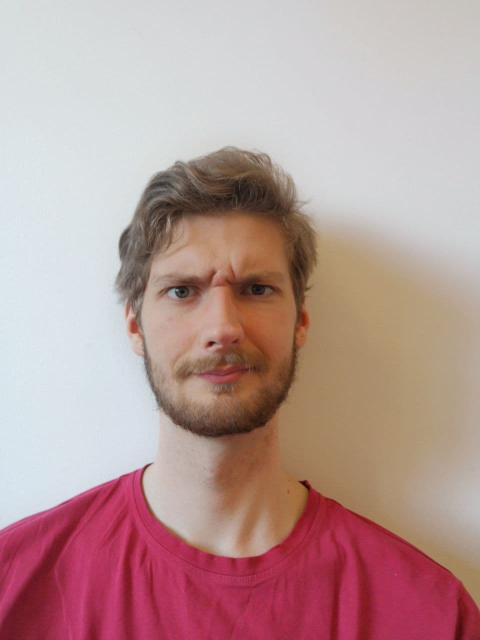
%> input picture Matriisimatikka/Viikko6/naama.jpg, 960 x 1280 px (shown at 1/2 size)
$ octave T6.m   (GNU Octave 9; MATLAB toolbox functions it lacks are replaced by stand-ins)
%> lines starting %> are read from the running program, lines starting %| are printed output that depends on the picture
% Konsta Keski-Mattinen .4.2021

clear
close all

image = imresize(imread('naama.jpg'), 0.80);
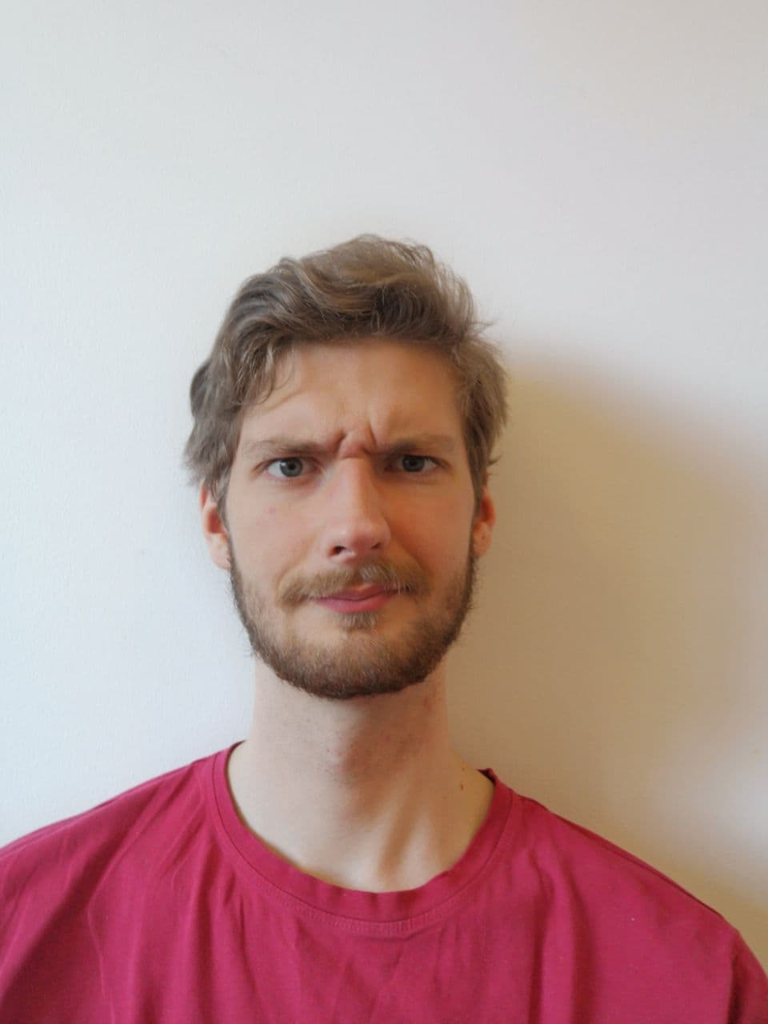
%> image: size 1024x768x3 uint8; mean R, G, B 184.7, 153.9, 151.7
figure('name', 'vakio');
imshow(image);
image_gs= rgb2gray(image);
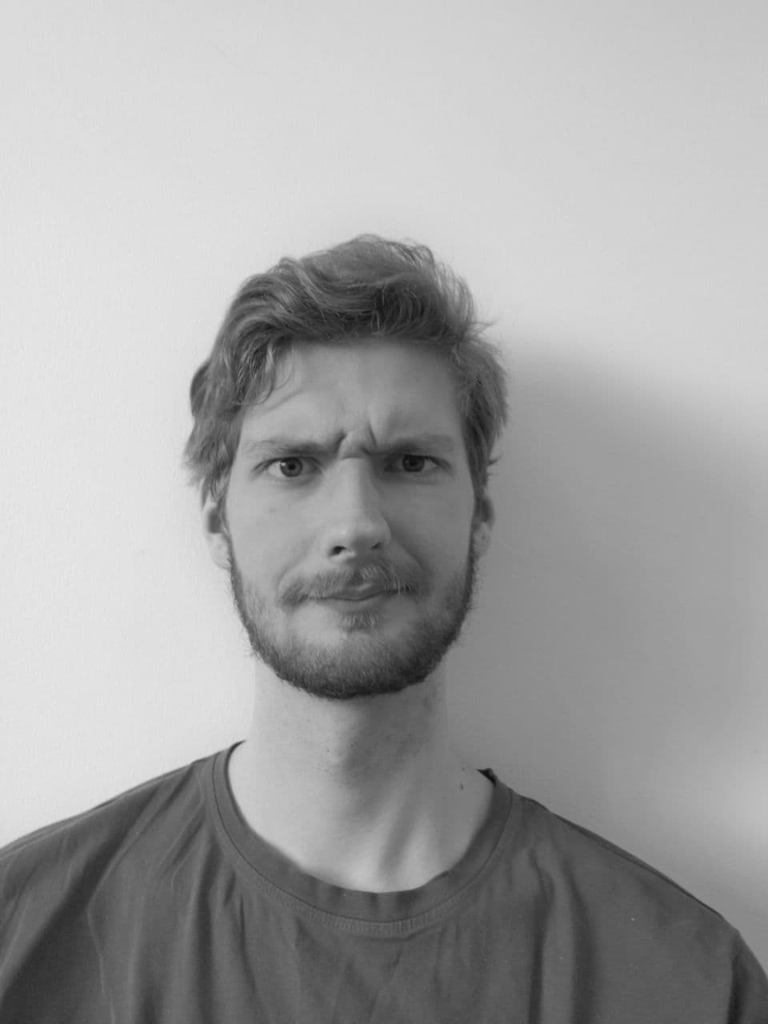
%> image_gs: size 1024x768 uint8; min 12, max 234, mean 162.8
image_cut = image_gs(230:230+500,100:100+500);
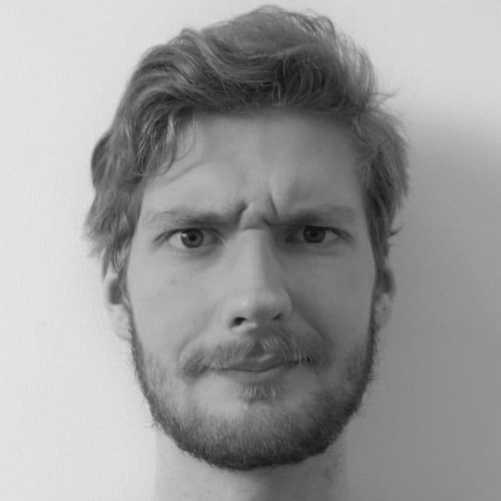
%> image_cut: size 501x501 uint8; min 12, max 232, mean 153.5
figure('name', 'leikattu');
imshow(image_cut);

A = double(image_cut);

% A
figure('name', 'a');
imshow(uint8(real(fouriecomp(A, 150))));

% B
figure('name', 'b');
imshow(uint8(real(fouriecomp(A, 65))));

% C
tic
F=zeros(size(A,1),1);
for i=1:500
    F(i)=sum(sum((A-fouriecomp(A,i)).^2));
% [11 lines not run here, left out]
function A_M = fouriecomp(A, M)
%> called with M = 150
    N = size(A,2);
%> N = 501
    F = fourie(N);
    C = F'*(F'*A)';
    CM=zeros(size(C));
    CM(1:M,1:M) = C(1:M, 1:M);


    %CM = F'*(F'*A_M)'
    %CM = F'*A_M'*F''
    %F*CM = A_M'*F
    %F*CM*F' =A_M'
    %(F*CM*F')' =A_M
    A_M = (F*CM*F')';
end

function F = fourie(n)
%> called with n = 501
    if mod(n,2) ~= 1
        F = 0
        return
    end

    % 1.
    t = (0:n-1)'*2*pi/n;
%> t = 501 values from 0 to 6.27

    % 2.
    v=zeros(size(t,1), (n-1)/2);
    for k=0:1:(n-1)/2
        v(:,k+1)=cos(k*t);
    end
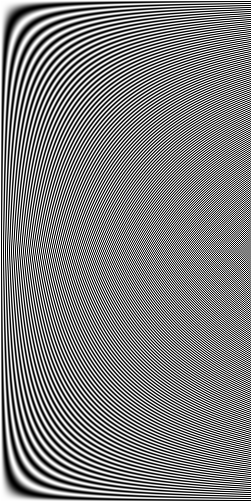
%> v: size 501x251 double; min -1, max 1, mean 0.00398; drawn with min black and max white

    %3.
    u=zeros(size(t,1), (n-1)/2);
    for k=1:1:(n-1)/2
        u(:,k)=sin(k*t);
    end
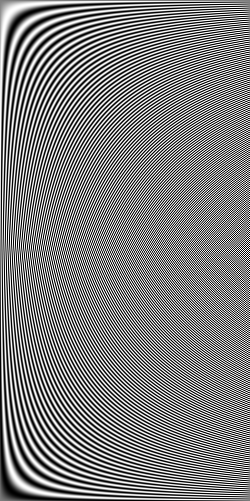
%> u: size 501x250 double; min -1, max 1, mean -3.18e-18; drawn with min black and max white

    %.4
    F=zeros(size(v,1),size(v,2)+size(u,2));
    j=1;
    for i=1:1:(size(F,2))
        if(mod(i,2)==0)
            F(:,i)=u(:,j);
            j=j+1;
        else
            F(:,i)=v(:,j);
        end
    end
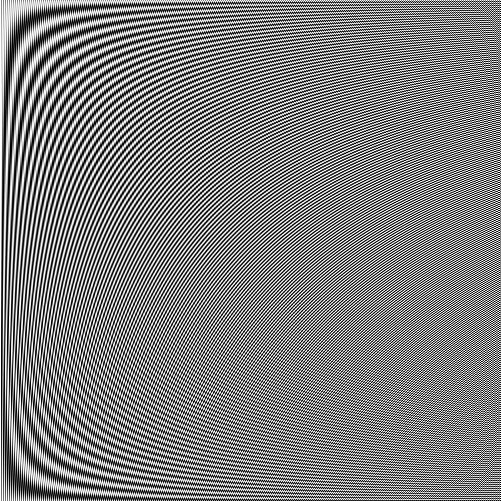
%> F: size 501x501 double; min -1, max 1, mean 0.002; drawn with min black and max white
%> after the loop, j = 251
    for i=1:1:size(F,2)
        F(:,i)=F(:,i)/norm(F(:,i));
    end
%> the run ends on the next line
end
